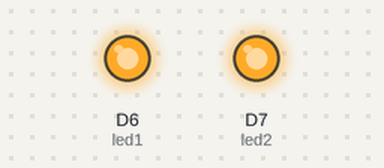
A sketch run on a simulated ESP8266 (NodeMCU). Parts: output pins drawn as LEDs (lit = HIGH).

Above: at 0.2 s.
At 10.1 s:
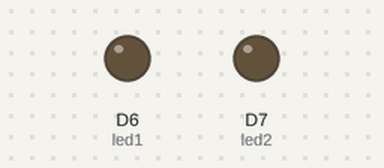
Timing chart, 0 to 14.2 s (numbered marks = the images above):
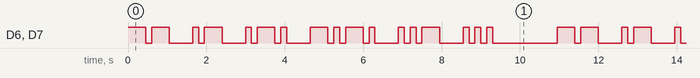

Measured:
- by itself, D6 (led1), D7 (led2): moves between LOW and HIGH, repeating every 11.0 s
- by itself, everything shown: repeats every 11.0 s, in 34 steps

The sketch:

blinkname.ino
```cpp
// ------------
// Blink an LED
// ------------

/*-------------

We've heavily commented this code for you. If you're a pro, feel free to ignore it.

Comments start with two slashes or are blocked off by a slash and a star.
You can read them, but your device can't.
It's like a secret message just for you.

Every program based on Wiring (programming language used by Arduino, and Particle devices) has two essential parts:
setup - runs once at the beginning of your program
loop - runs continuously over and over

You'll see how we use these in a second.

This program will blink an led on and off every second.
It blinks the D7 LED on your Particle device. If you have an LED wired to D0, it will blink that LED as well.

-------------*/


// First, we're going to make some variables.
// This is our "shorthand" that we'll use throughout the program:

int led1 = D6; // Instead of writing D0 over and over again, we'll write led1
// You'll need to wire an LED to this one to see it blink.

int led2 = D7; // Instead of writing D7 over and over again, we'll write led2
// This one is the little blue LED on your board. On the Photon it is next to D7, and on the Core it is next to the USB jack.

// Having declared these variables, let's move on to the setup function.
// The setup function is a standard part of any microcontroller program.
// It runs only once when the device boots up or is reset.
int blink_time = 150;

void setup() {

	// We are going to tell our device that D0 and D7 (which we named led1 and led2 respectively) are going to be output
	// (That means that we will be sending voltage to them, rather than monitoring voltage that comes from them)

	// It's important you do this here, inside the setup() function rather than outside it or in the loop function.

	pinMode(led1, OUTPUT);
	pinMode(led2, OUTPUT);

}

// Next we have the loop function, the other essential part of a microcontroller program.
// This routine gets repeated over and over, as quickly as possible and as many times as possible, after the setup function is called.
// Note: Code that blocks for too long (like more than 5 seconds), can make weird things happen (like dropping the network connection).  The built-in delay function shown below safely interleaves required background activity, so arbitrarily long delays can safely be done if you need them.

void loop() {
	// M = --
	blink_long();
	blink_long();
	delay(blink_time * 3);

	// a = .-
	blink_short();
	blink_long();
	delay(blink_time * 3);

	// r = .-.
	blink_short();
	blink_long();
	blink_short();
	delay(blink_time * 3);

	// c = -.-.
	blink_long();
	blink_short();
	blink_long();
	blink_short();
	delay(blink_time * 3);

	// u = ..-
	blink_short();
	blink_short();
	blink_long();
	delay(blink_time * 3);

	// s = ...
	blink_short();
	blink_short();
	blink_short();
	delay(blink_time * 3);

	delay(blink_time * 7);
}

void blink_short()
{
    digitalWrite(led1, HIGH);
	digitalWrite(led2, HIGH);

	delay(blink_time);

	digitalWrite(led1, LOW);
	digitalWrite(led2, LOW);

	delay(blink_time);
}

void blink_long()
{
	digitalWrite(led1, HIGH);
	digitalWrite(led2, HIGH);

	delay(blink_time * 3);

	digitalWrite(led1, LOW);
	digitalWrite(led2, LOW);

	delay(blink_time);
}
```
